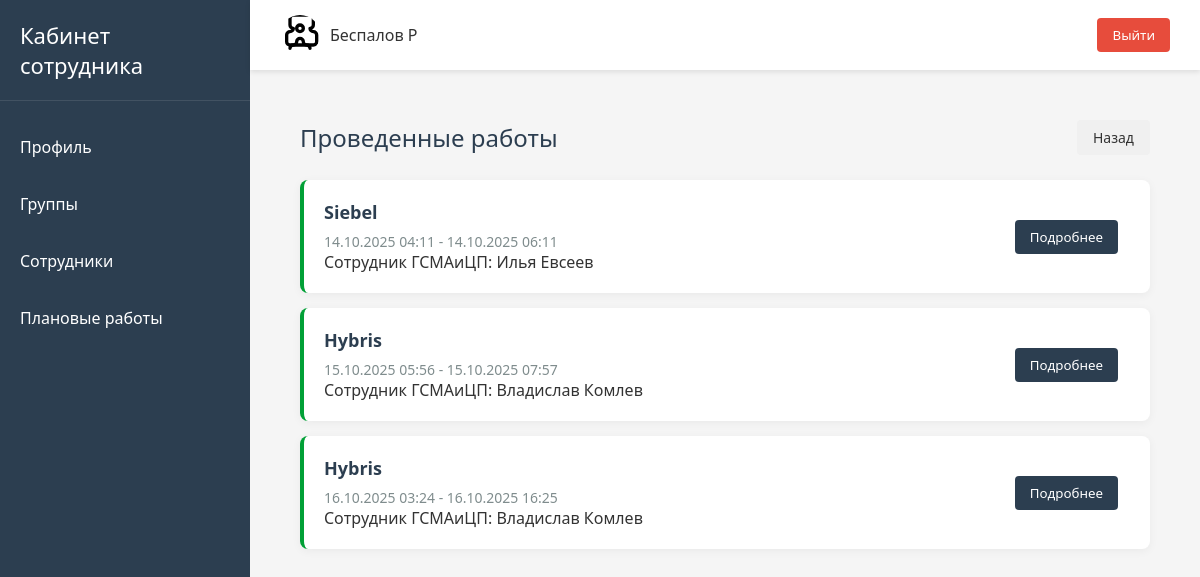
Page /downtime/history/ (signed in) on the earlier database version.
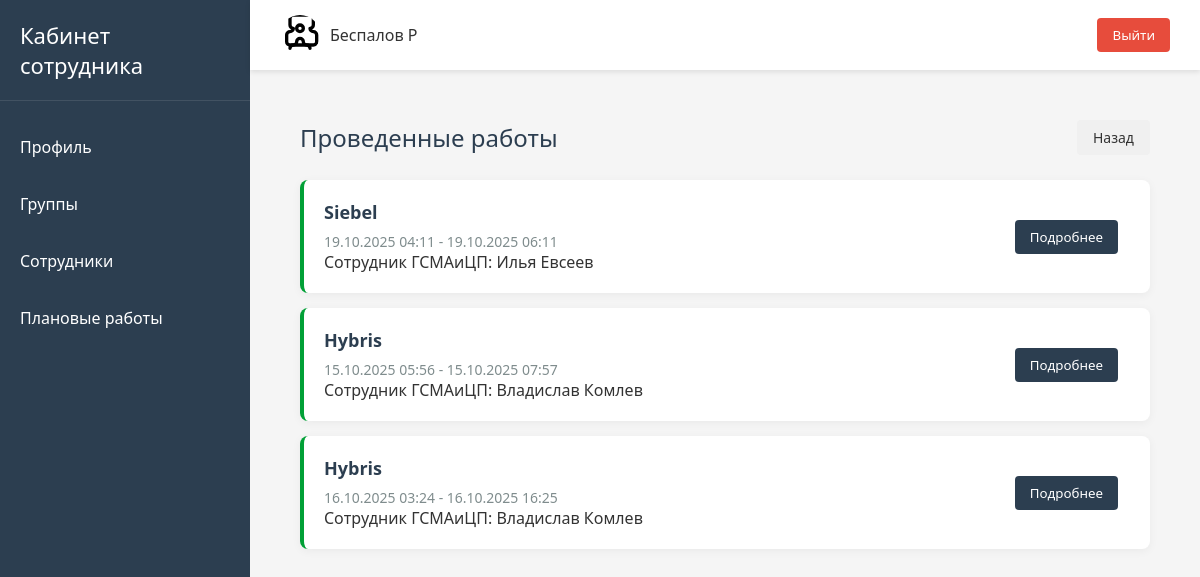
Same page on the later database version.
### downtimes/models.py (models this page shows, shortened)
class Downtime(models.Model):
    service = models.CharField("Сервис", max_length=50)
    start_downtime = models.DateTimeField(
        "Дата и время начала работ",
        validators=(check_date,)
    )
    end_downtime = models.DateTimeField(
        "Дата и время окончания работ",
        validators=(check_date,)
    )
    gsma_employee = models.ForeignKey(
        User,
        on_delete=models.SET_NULL,
        null=True,
        related_name="downtimes",
        verbose_name="Сотрудник от ГСМАиЦП"
    )
    link_task = models.URLField("Ссылка на задачу", max_length=150)
    description = models.TextField("Описание")
    created_at = models.DateTimeField(
        "Дата создания записи",
        auto_now_add=True
    )
    class Meta:
        verbose_name = "Проведение работ на сервисе"
        verbose_name_plural = "Проведение работ на сервисе"
        constraints = [
            models.UniqueConstraint(
                fields=[
                    "gsma_employee",
                    "service",
                    "start_downtime",
                    "end_downtime"
                ],
                name='unique_downtime'
            )
        ]

### users/models.py (models this page shows, shortened)
class User(AbstractUser):
    email = models.EmailField("Email", unique=True)
    job_title = models.CharField("Должность", max_length=100)
    personnel_number = models.CharField(
        "Табельный номер",
        max_length=20,
        unique=True
    )
    group_job = models.ManyToManyField(
        "GroupJob",
        verbose_name="Группа сотрудника",
        related_name="users"
    )
    is_main = models.BooleanField("Босс этой качалки", default=False)
    USERNAME_FIELD = "username"
    REQUIRED_FIELDS = []
    objects = CustomUserManager()

### downtimes/views.py (the view)
# urls.py: path("history/", views.history_downtimes, name="history_downtime")
@login_required
def history_downtimes(request):
    downtimes = Downtime.objects.filter(start_downtime__lt=timezone.now())
    context = {"downtimes": downtimes}
    return render(request, "downtime/history_downtime.html", context)

### templates/downtime/history_downtime.html (shortened to what this page needs)
{% extends "base.html" %}
{% load static %}
{% block content %}
<div class="downtimes-container">
    <div class="downtimes-header">
        <h1 class="downtimes-title">Проведенные работы</h1>
        <a href="{% url 'downtimes:downtime' %}" class="detail-btn back-btn">
            Назад
        </a>
    </div>
    <div class="downtimes-list">
        {% for downtime in downtimes %}
        <div class="downtime-history-card">
            <div class="downtime-info">
                <div class="downtime-service">
                    {{ downtime.service }}
                </div>
                <div class="downtime-period">
                    {{ downtime.start_downtime|date:"d.m.Y H:i" }} - {{ downtime.end_downtime|date:"d.m.Y H:i" }}
                </div>
                {% if downtime.gsma_employee %}
                <div class="downtime-employee">
                    Сотрудник ГСМАиЦП: {{ downtime.gsma_employee.get_full_name|default:downtime.gsma_employee.username }}
                </div>
                {% endif %}
            </div>
            <div class="downtime-status">
                <a href="{% url 'downtimes:downtime_detail' downtime.id %}?from_history=true">
                    <button class="profile-btn">Подробнее</button>
                </a>
            </div>
        </div>
        {% endfor %}
    </div>
</div>
{% endblock %}

Differences in the rows shown:
changed Downtime "Siebel": start_downtime "14.10.2025 04:11" → "19.10.2025 04:11"; end_downtime "14.10.2025 06:11" → "19.10.2025 06:11"
